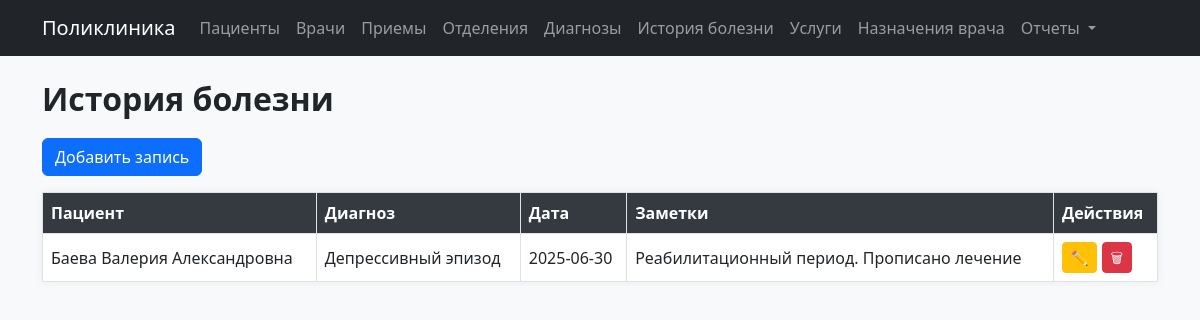
Page /records on the committed database.
### models.py (models this page shows)
class MedicalRecord(db.Model):
    __tablename__ = 'medical_records'
    id = db.Column(db.Integer, primary_key=True)
    patient_id = db.Column(db.Integer, db.ForeignKey('patients.id'))
    diagnosis_id = db.Column(db.Integer, db.ForeignKey('diagnoses.id'))
    date = db.Column(db.Date)
    notes = db.Column(db.Text)
    prescriptions = db.relationship('Prescription', backref='medical_record', lazy=True)

class Patient(db.Model):
    __tablename__ = 'patients'
    id = db.Column(db.Integer, primary_key=True)
    full_name = db.Column(db.String(100), nullable=False)
    birth_date = db.Column(db.Date)
    gender = db.Column(db.String(10))
    phone = db.Column(db.String(20))
    address = db.Column(db.Text)
    insurance_number = db.Column(db.String(30))
    appointments = db.relationship('Appointment', backref='patient', lazy=True)
    medical_records = db.relationship('MedicalRecord', backref='patient', lazy=True)

class Diagnosis(db.Model):
    __tablename__ = 'diagnoses'
    id = db.Column(db.Integer, primary_key=True)
    code = db.Column(db.String(10))
    name = db.Column(db.String(100))
    description = db.Column(db.Text)
    medical_records = db.relationship('MedicalRecord', backref='diagnosis', lazy=True)

### modules/records.py (the view)
@records_bp.route('/records')
def list_records():
    records = MedicalRecord.query.all()
    return render_template('records/list.html', records=records)

### templates/records/list.html
{% extends 'index.html' %}
{% block content %}
<h2>История болезни</h2>
<a href="/records/new" class="btn btn-primary mb-3">Добавить запись</a>
<table class="table table-bordered">
    <thead>
        <tr>
            <th>Пациент</th>
            <th>Диагноз</th>
            <th>Дата</th>
            <th>Заметки</th>
            <th>Действия</th>
        </tr>
    </thead>
    <tbody>
        {% for rec in records %}
        <tr>
            <td>{{ rec.patient.full_name }}</td>
            <td>{{ rec.diagnosis.name }}</td>
            <td>{{ rec.date.strftime('%Y-%m-%d') }}</td>
            <td>{{ rec.notes }}</td>
            <td>
                <a href="/records/{{ rec.id }}/edit" class="btn btn-sm btn-warning">✏️</a>
                <a href="/records/{{ rec.id }}/delete" class="btn btn-sm btn-danger">🗑</a>
            </td>
        </tr>
        {% endfor %}
    </tbody>
</table>
{% endblock %}

### static/style.css (style rules this page uses)
body { background-color: #f8f9fa; font-family: 'Segoe UI', sans-serif; }
h2 { font-weight: 600; margin-bottom: 20px; }
.table { background-color: #fff; box-shadow: 0 0 10px rgba(0,0,0,0.05); }
.table th { background-color: #343a40; color: white; }
.table td, .table th { vertical-align: middle; }
.btn { font-weight: 500; }
.btn-sm { padding: 0.25rem 0.5rem; }

### rows in the picture
MedicalRecord: patient.full_name "Баева Валерия Александровна", diagnosis.name "Депрессивный эпизод", date "2025-06-30", notes "Реабилитационный период. Прописано лечение"
